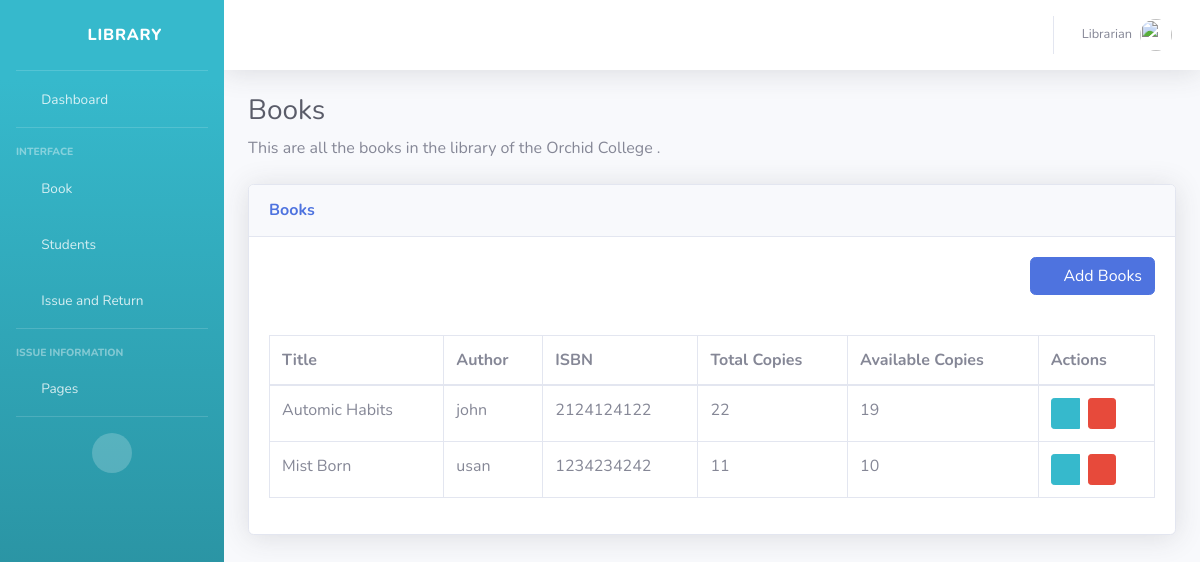
/book_list/ (signed in), run on an earlier commit of the app's database.
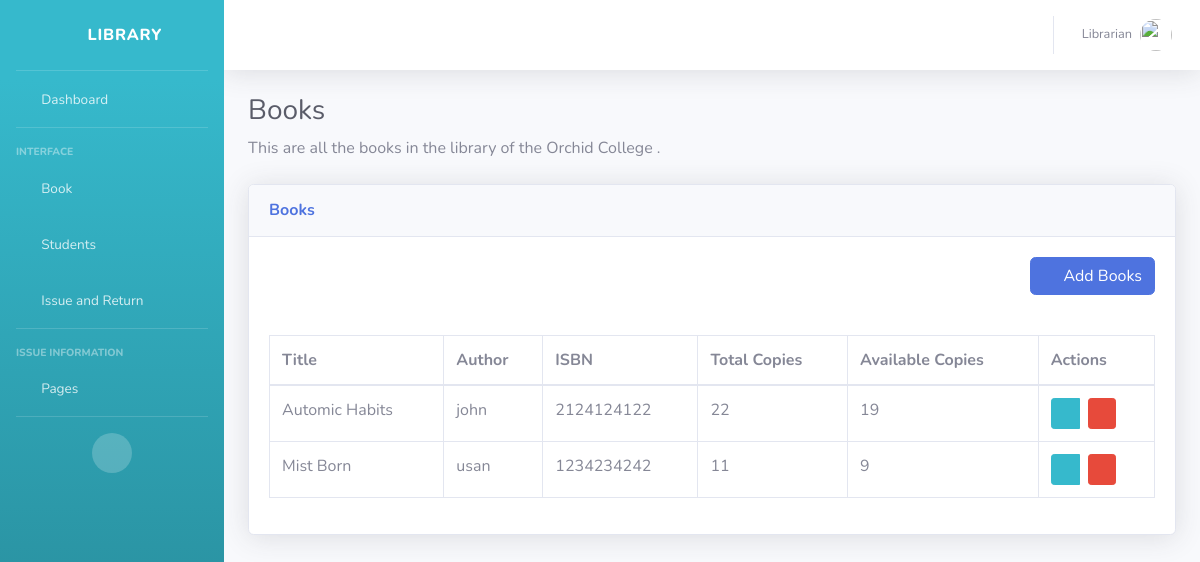
And on a later commit of the database.
### base/models.py (models this page shows, shortened)
class Book(models.Model):
    title = models.CharField(max_length=200)
    author = models.CharField(max_length=200)
    isbn = models.CharField(max_length=13, unique=True)
    total_copies = models.PositiveIntegerField(default=0)
    available_copies = models.PositiveIntegerField(default=0)

### base/views.py (the view)
# urls.py: path('book_list/', book_list, name='book_list'),
@login_required(login_url = '/admin_login')
def book_list(request):
    books = Book.objects.all()
    return render(request, 'base/book_list.html', {'books':books} )

### base/templates/base/book_list.html (shortened to what this page needs)
{% extends 'base/base.html' %}
{% block content %}
 <div class="container-fluid">
                    <h1 class="h3 mb-2 text-gray-800">Books</h1>
                    <p class="mb-4">This are all the books in the library of the Orchid College .</p>
<div class="card shadow mb-4">
    <div class="card-header py-3">
        <h6 class="m-0 font-weight-bold text-primary">Books</h6>
    </div>
    <div class="card-body">
        <div class="float-right">
            <a href="{% url 'base:add_book' %}" class = "btn btn-primary">
                <i class="fa fa-plus"></i>&nbsp; Add Books
            </a>
        </div>
    </div>
    <div class="card-body">
        <div class="table-responsive">
            <table class="table table-bordered" id="dataTable" width="100%" cellspacing="0">
                <thead>
                    <tr>
                        <th>Title</th>
                        <th>Author</th>
                        <th>ISBN</th>
                        <th>Total Copies</th>
                        <th>Available Copies</th>
                        <th>Actions</th>
                    </tr>
                </thead>
                <tbody>
                    {% for book in books %}
                            <tr>
                                <td>{{ book.title }}</td>
                                <td>{{ book.author }}</td>
                                <td>{{ book.isbn }}</td>
                                <td>{{ book.total_copies }}</td>
                                <td>{{ book.available_copies }}</td>
                                <td>
                                    <div class="btn-group" role="group">
                                        <a href="{% url 'base:update_book' book.pk %}" class="btn btn-info btn-sm ">
                                            <i class="fas fa-pen"></i>
                                        </a>
                                        {% if not object.non_deletetable %}
                                                <form action="{% url 'base:delete_book' book.pk %}"  method="post">
                                                    <button class="btn btn-danger btn-sm delete-link ml-2" data-tooltip="tooltip" title="Delete">
                                                        <i class="far fa-trash-alt"></i>
                                                    </button>
                                                </form>
                                                {% endif %}
                                    </div>
                                </td>
                            </tr>
                    {% endfor %}
                </tbody>
            </table>
        </div>
    </div>
</div>
{% endblock %}

What changed in the data, as far as the page shows it:
changed Book "Mist Born": available_copies "10" → "9"
